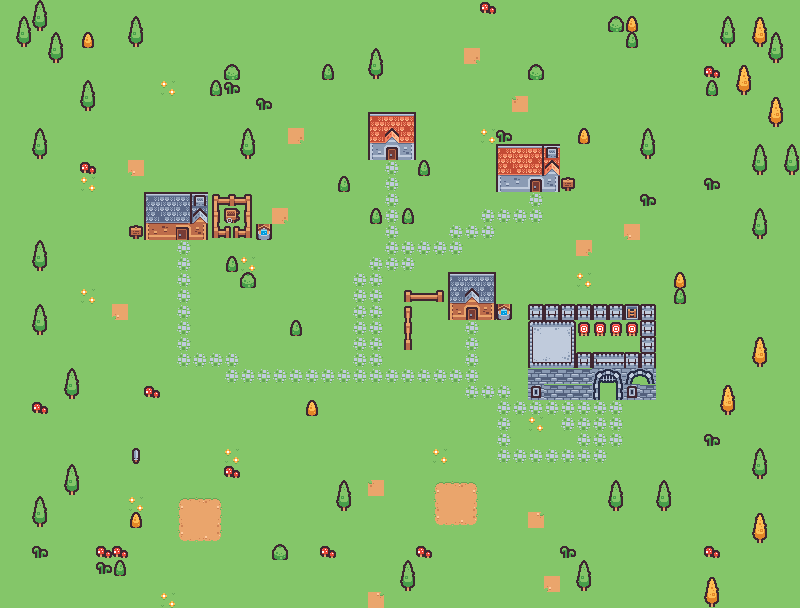

Below is a game level as drawn by its tile map, then a one-line description and the .tmx that defines it (tile-layer data replaced by summaries):
An orthogonal 50x38 tile map with 16x16 px tiles, 2 tile layers (Tile Layer 1, lop2), 2 tilesets and 81 objects (sword).

<map version="1.10" tiledversion="1.11.0" orientation="orthogonal" renderorder="right-down" width="50" height="38" tilewidth="16" tileheight="16" infinite="0" nextlayerid="6" nextobjectid="95">
 <tileset firstgid="1" source="Glass.tsx" />
 <tileset firstgid="133" source="dugeon.tsx" />
 <layer id="1" name="Tile Layer 1" width="50" height="38">
  <data>[1900 cells, 1900 non-empty, 1 distinct tile ids]</data>
 </layer>
 <layer id="3" name="lop2" width="50" height="38">
  <data>[1900 cells, 344 non-empty, 89 distinct tile ids]</data>
 </layer>
 <objectgroup id="4" name="vaCham">
  <object id="3" x="369" y="113.333" width="46" height="47" />
  <object id="4" x="500" y="148" width="60" height="47" />
  <object id="5" x="450" y="273" width="44" height="44" />
  <object id="7" x="406" y="291" width="38" height="13" />
  <object id="8" x="402" y="305.667" width="11.6667" height="45.6667" />
  <object id="9" x="142" y="195" width="69" height="50" />
  <object id="10" x="214" y="198" width="39" height="40" />
  <object id="11" x="258" y="226" width="16" height="16" />
  <object id="12" x="224" y="254" width="16" height="20" />
  <object id="13" x="30" y="239" width="20" height="37" />
  <object id="14" x="30" y="129" width="20" height="35" />
  <object id="18" x="529" y="299" width="127" height="104" />
  <object id="20" x="608" y="479" width="19" height="37" />
  <object id="21" x="704" y="540" width="19" height="23" />
  <object id="22" x="752" y="508" width="16" height="38" />
  <object id="23" x="752" y="450" width="16" height="33" />
  <object id="24" x="702" y="430" width="22" height="19" />
  <object id="25" x="718" y="383" width="22" height="36" />
  <object id="26" x="752" y="337" width="19" height="30" />
  <object id="27" x="671" y="270" width="19" height="40" />
  <object id="28" x="751" y="207" width="17" height="34" />
  <object id="29" x="210" y="78" width="29" height="18" />
  <object id="30" x="223" y="63" width="16" height="14" />
  <object id="31" x="35" y="2" width="14" height="36" />
  <object id="32" x="49" y="33" width="16" height="30" />
  <object id="33" x="17" y="12" width="18" height="39" />
  <object id="34" x="719" y="18" width="17" height="31" />
  <object id="35" x="751" y="15" width="18" height="36" />
  <object id="36" x="769" y="32" width="15" height="32" />
  <object id="37" x="766" y="93" width="20" height="37" />
  <object id="38" x="786" y="145" width="15" height="36" />
  <object id="39" x="750" y="144" width="19" height="38" />
  <object id="40" x="705" y="176" width="19" height="18" />
  <object id="43" x="528" y="61" width="18" height="23" />
  <object id="44" x="475" y="2" width="21" height="13" />
  <object id="46" x="239" y="129" width="17" height="35" />
  <object id="47" x="31" y="299" width="17" height="43" />
  <object id="48" x="80" y="161" width="16" height="16" />
  <object id="49" x="78" y="80" width="20" height="35" />
  <object id="50" x="79" y="32" width="16" height="15" />
  <object id="51" x="129" y="17" width="16" height="34" />
  <object id="52" x="256" y="98" width="16" height="16" />
  <object id="53" x="321" y="65" width="13" height="18" />
  <object id="54" x="370" y="47" width="14" height="35" />
  <object id="55" x="370" y="207" width="12" height="20" />
  <object id="56" x="338" y="177" width="15" height="21" />
  <object id="57" x="399" y="208" width="17.5" height="16" />
  <object id="58" x="416.5" y="159.5" width="15" height="16.5" />
  <object id="59" x="497.5" y="128.5" width="15" height="15.5" />
  <object id="60" x="574" y="127.5" width="19" height="17" />
  <object id="61" x="561.5" y="175.5" width="13" height="15" />
  <object id="62" x="496.5" y="304" width="15.5" height="16" />
  <object id="63" x="289" y="319.5" width="14" height="17.5" />
  <object id="64" x="240.5" y="272" width="17.5" height="17.5" />
  <object id="65" x="304" y="401" width="18" height="17" />
  <object id="67" x="336" y="478" width="17.5" height="36.5" />
  <object id="68" x="272" y="543.5" width="17.5" height="15.5" />
  <object id="69" x="319.5" y="545" width="16.5" height="16.5" />
  <object id="70" x="415" y="543.5" width="17.5" height="15.5" />
  <object id="71" x="400" y="559.5" width="16.5" height="31.5" />
  <object id="72" x="560" y="544.5" width="16" height="16" />
  <object id="73" x="577" y="560.5" width="15.5" height="31.5" />
  <object id="74" x="225" y="465.5" width="16" height="15" />
  <object id="75" x="96.5" y="544" width="31.5" height="32.5" />
  <object id="76" x="127.5" y="511.5" width="16" height="15.5" />
  <object id="77" x="32" y="495" width="16.5" height="34" />
  <object id="78" x="32" y="545" width="15.5" height="12.5" />
  <object id="79" x="63" y="465.5" width="15.5" height="29.5" />
  <object id="80" x="32.5" y="399" width="16.5" height="17.5" />
  <object id="81" x="64" y="368" width="16.5" height="32.5" />
  <object id="82" x="144" y="385.5" width="18" height="13.5" />
  <object id="83" x="702.667" y="62.6667" width="18" height="33.3333" />
  <object id="84" x="608" y="18" width="30.6667" height="13.3333" />
  <object id="85" x="624" y="32.6667" width="14" height="13.3333" />
  <object id="86" x="127.5" y="224.5" width="16.5" height="13.5" />
  <object id="87" x="639.333" y="191.667" width="18.3333" height="17.6667" />
  <object id="88" x="639.333" y="127.333" width="16.3333" height="32.3333" />
  <object id="89" x="735.333" y="65" width="17.3333" height="29.3333" />
  <object id="90" x="705" y="574" width="15" height="32" />
  <object id="91" x="657" y="479" width="16" height="40" />
  <object id="93" name="sword" x="128" y="447.333" width="17" height="16" />
 </objectgroup>
</map>
